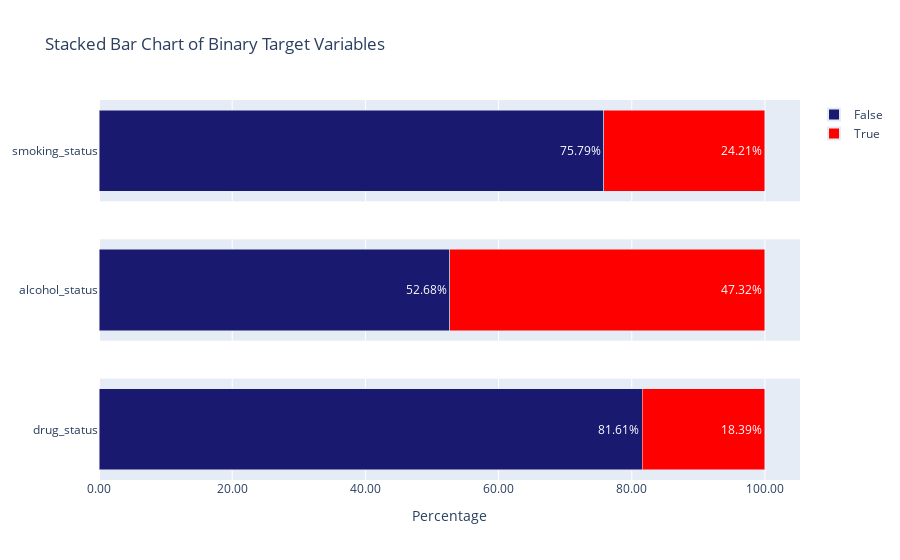

Notebook code for this chart:
### Markdown cell above
### **Target Variable Distribution**

### Code cell
plot_target_ratios(
                df      = df1,
                targets = ['smoking_status', 'alcohol_status', 'drug_status']
)

### Figure 1 — Plotly figure (JSON) as saved in the notebook; plotly's stock layout.template omitted (floating-point values rounded to 4 significant figures)
{"data": [{"hoverinfo": "name+x", "marker": {"color": "midnightblue"}, "name": "False", "orientation": "h", "showlegend": true, "text": "75.79%", "textposition": "inside", "type": "bar", "x": [75.79], "xaxis": "x", "y": ["smoking_status"], "yaxis": "y"}, {"hoverinfo": "name+x", "marker": {"color": "red"}, "name": "True", "orientation": "h", "showlegend": true, "text": "24.21%", "textposition": "inside", "type": "bar", "x": [24.21], "xaxis": "x", "y": ["smoking_status"], "yaxis": "y"}, {"hoverinfo": "name+x", "marker": {"color": "midnightblue"}, "name": "False", "orientation": "h", "showlegend": false, "text": "52.68%", "textposition": "inside", "type": "bar", "x": [52.68], "xaxis": "x2", "y": ["alcohol_status"], "yaxis": "y2"}, {"hoverinfo": "name+x", "marker": {"color": "red"}, "name": "True", "orientation": "h", "showlegend": false, "text": "47.32%", "textposition": "inside", "type": "bar", "x": [47.32], "xaxis": "x2", "y": ["alcohol_status"], "yaxis": "y2"}, {"hoverinfo": "name+x", "marker": {"color": "midnightblue"}, "name": "False", "orientation": "h", "showlegend": false, "text": "81.61%", "textposition": "inside", "type": "bar", "x": [81.61], "xaxis": "x3", "y": ["drug_status"], "yaxis": "y3"}, {"hoverinfo": "name+x", "marker": {"color": "red"}, "name": "True", "orientation": "h", "showlegend": false, "text": "18.39%", "textposition": "inside", "type": "bar", "x": [18.39], "xaxis": "x3", "y": ["drug_status"], "yaxis": "y3"}], "layout": {"barmode": "stack", "legend": {"itemsizing": "constant", "traceorder": "normal"}, "title": {"text": "Stacked Bar Chart of Binary Target Variables"}, "uniformtext": {"minsize": 8, "mode": "hide"}, "xaxis": {"anchor": "y", "domain": [0, 1], "matches": "x3", "showticklabels": false}, "xaxis2": {"anchor": "y2", "domain": [0, 1], "matches": "x3", "showticklabels": false}, "xaxis3": {"anchor": "y3", "domain": [0, 1], "tickformat": ",.2f", "title": {"text": "Percentage"}}, "yaxis": {"anchor": "x", "domain": [0.7333, 1], "ticktext": ["smoking_status"], "tickvals": ["smoking_status"]}, "yaxis2": {"anchor": "x2", "domain": [0.3667, 0.6333], "ticktext": ["alcohol_status"], "tickvals": ["alcohol_status"]}, "yaxis3": {"anchor": "x3", "domain": [0, 0.2667], "ticktext": ["drug_status"], "tickvals": ["drug_status"]}}}
